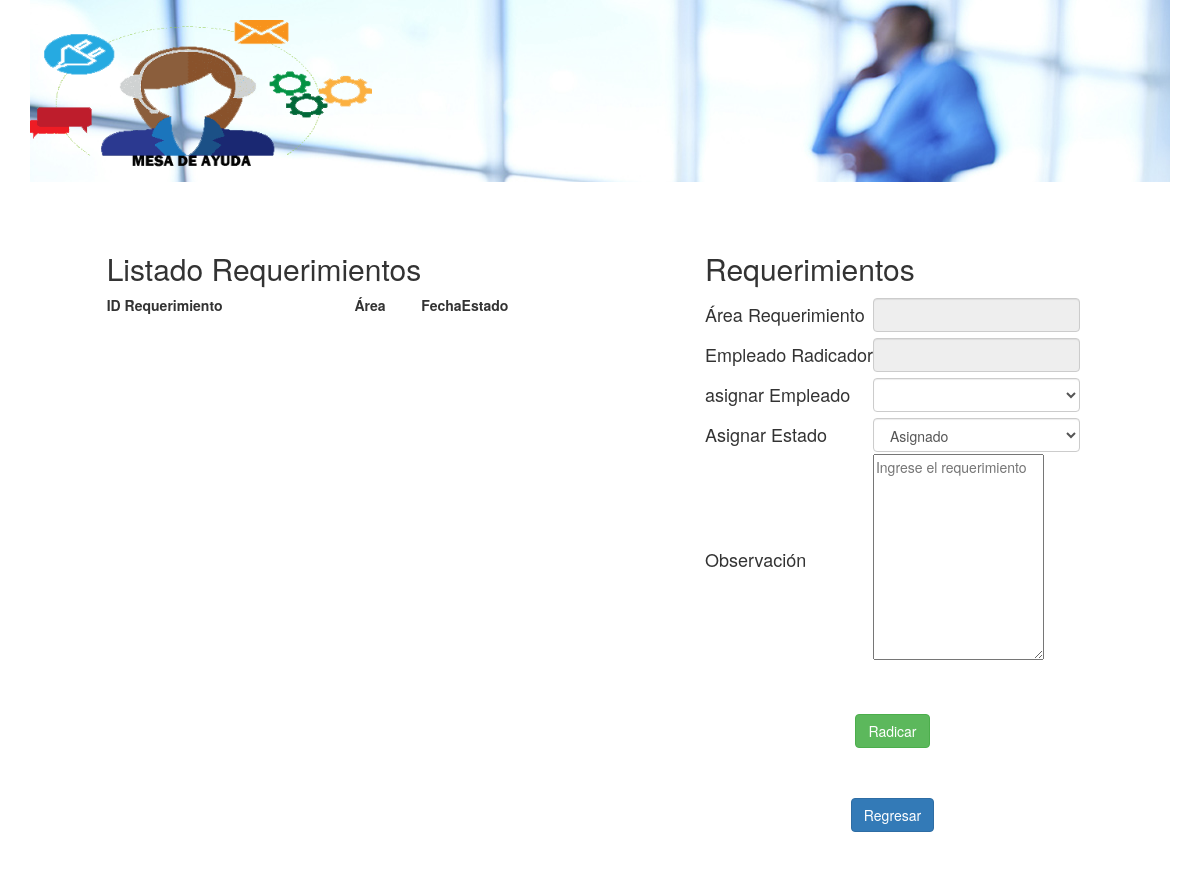
Page /vista/vistaAdminRequerimientos.php on the earlier database version.
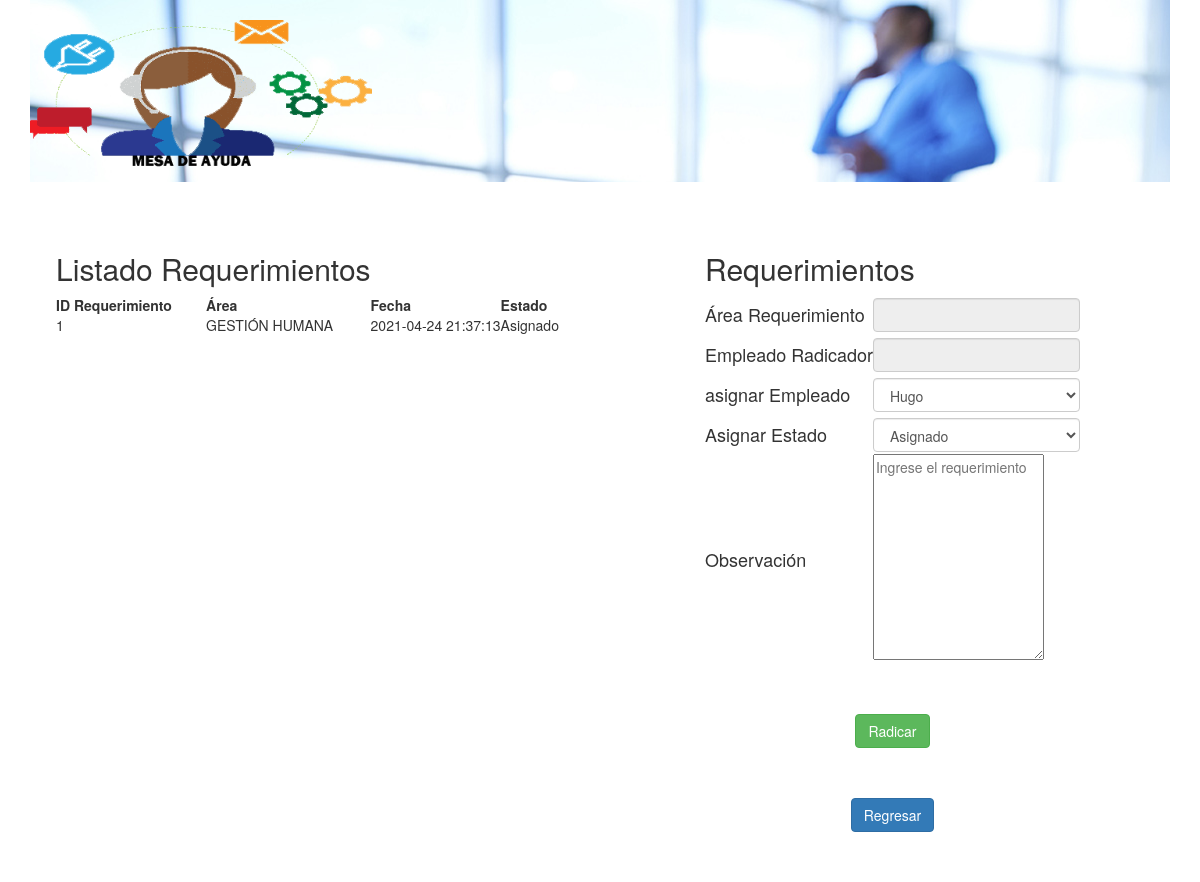
Same page on the later database version.
### tables this page shows
CREATE TABLE `detallereq` (
  `IDDETALLE` int(11) NOT NULL,
  `FECHA` datetime NOT NULL,
  `OBSERVACION` varchar(4000) NOT NULL,
  `FKREQ` int(11) NOT NULL,
  `FKESTADO` varchar(1) NOT NULL,
  `FKEMPLE` varchar(20) NOT NULL,
  `FKEMPLEASIGNADO` varchar(20) DEFAULT NULL,
  `RequeActivo` tinyint(1) NOT NULL
);

CREATE TABLE `area` (
  `IDAREA` varchar(10) NOT NULL,
  `NOMBRE` varchar(50) NOT NULL,
  `FKEMPLE` varchar(20) DEFAULT NULL
);

CREATE TABLE `estado` (
  `IDESTADO` varchar(1) NOT NULL,
  `NOMBRE` varchar(16) NOT NULL
);

### control/ControlInformes.php (called while the page is built, shortened)
<?php
class ControlInformes {
    function requerimientosActivos(){
        $objControlConexion = new ControlConexion();
        $objControlConexion->abrirBd("localhost", "root", "", "mesa_ayuda");
        $sql = "SELECT detallereq.IDDETALLE, detallereq.OBSERVACION ,detallereq.FKREQ,detallereq.FKESTADO,detallereq.FKEMPLE ,detallereq.FKEMPLEASIGNADO,detallereq.FECHA, area.IDAREA, area.NOMBRE as NOMBREAREA , estado.NOMBRE AS ESTADOREQUE , empleado.NOMBRE
        FROM detallereq
        INNER JOIN requerimiento
            ON requerimiento.IDREQ = detallereq.FKREQ
        INNER JOIN area
            ON requerimiento.FKAREA = area.IDAREA
        INNER JOIN estado
            ON detallereq.FKESTADO = estado.IDESTADO
            INNER JOIN empleado
            ON detallereq.FKEMPLE=empleado.IDEMPLEADO
        WHERE detallereq.RequeActivo =1
            ORDER BY detallereq.FECHA, estado.IDESTADO DESC";
        $recordSet = $objControlConexion->ejecutarSelect($sql);
        $matriz = array();
        $i = 0;
        while($row = $recordSet->fetch_assoc()){
            $idDetalle= $row['IDDETALLE'];
            $fecha= $row['FECHA'];
            $observacion= $row['OBSERVACION'];
            $fkReque= $row['FKREQ'];
            $fkEstado= $row['FKESTADO'];
            $fkEmple= $row['FKEMPLE'];
            $fkEmpleAsignado= $row['FKEMPLEASIGNADO'];
            $idArea= $row['IDAREA'];
	        $nombre= $row['NOMBREAREA'];
            $emple= $row['NOMBRE'];
            $estado=$row['ESTADOREQUE'];
            $objReque = new Informes($idDetalle, $fecha,$observacion,$fkReque,$fkEstado,$fkEmple,$fkEmpleAsignado,$idArea, $nombre,$emple,$estado);
            $matriz[$i] = $objReque;
            $i++;
            }
        return $matriz;
        }
}
?>

### control/ControlConexion.php (called while the page is built, shortened)
<?php
class ControlConexion
{
	var $conn;
	function __construct(){
		$this->conn=null;
	}
    function abrirBd($servidor, $usuario, $password, $db){
    	try	{
			$this->conn = new mysqli($servidor, $usuario, $password, $db);
      	}
      	catch (Exception $e){
          	echo "ERROR AL CONECTARSE AL SERVIDOR ".$e->getMessage()."\n";
      	}
    }
	function ejecutarSelect($sql) {
			try	{
				$recordSet=$this->conn->query($sql);
				}
			catch (Exception $e) {
					echo " ERROR: ". $e->getMessage()."\n";
			  }
		return $recordSet;
			}
}
?>

### modelo/Informes.php (called while the page is built, shortened)
<?php
Class Informes {
    var $fecha;
    var $fkReque;
	var $nombre;
	var $estado;
function __construct($idDetalle, $fecha,$observacion,$fkReque,$fkEstado,$fkEmple,$fkEmpleAsignado,$idArea, $nombre,$emple,$estado)
		{
			$this->fecha=$fecha;
            $this->fkReque=$fkReque;
			$this->nombre=$nombre;
			$this->estado=$estado;
		}
		function getestado(){
			return $this->estado;
		}
		function getNombre(){
			return $this->nombre;
		}
		function getfecha(){
			return $this->fecha;
		}
		function getfkReque(){
			return $this->fkReque;
		}
}
?>

### control/ControlEmpleados.php (called while the page is built, shortened)
<?php
class ControlEmpleados
{
		function comboBoxEmplea(){
			$objControlConexion = new ControlConexion();
			$objControlConexion->abrirBd("localhost", "root", "", "mesa_ayuda");
			$sql = "select * from empleado where EmpleActivo = '1'";
			$recordSet = $objControlConexion->ejecutarSelect($sql);
			$matriz = array();
			$i = 0;
			while($row = $recordSet->fetch_assoc()){
				$nombre = $row['NOMBRE'];
				$idEmpleado = $row['IDEMPLEADO'];
				$objArea = new Empleados($idEmpleado, $nombre, "", "", "","", "", "", "", "", "","");
				$matriz[$i] = $objArea;
				$i++;
				}
			return $matriz;
			}
}
?>

### modelo/Empleados.php (called while the page is built, shortened)
<?php
	class Empleados
	{
		var $idEmpleado;
		var $nombre;
		function __construct($idEmpleado, $nombre, $foto, $hojaVida, $telefono,$email, $direccion, $x, $y, $fkEmple_Jefe, $fkIdArea,$empleActivo)
		{
			$this->idEmpleado=$idEmpleado;
			$this->nombre=$nombre;
		}
		function getIdEmpleado(){
			return $this->idEmpleado;
		}
		function getNombre(){
			return $this->nombre;
		}
	}
?>

### vista/vistaAdminRequerimientos.php (the view, shortened to what this page needs)
<?php
	include '../control/ControlConexion.php';
	include '../modelo/Informes.php';
	include '../control/ControlInformes.php';
	include "../modelo/Empleados.php";
	include "../control/ControlEmpleados.php";
	$objinfo = new Informes("","","","","","","","","","","");
	$objControlInfo = new ControlInformes($objinfo);
	$matrizReque = $objControlInfo->requerimientosActivos();
	$objEmpleados = new Empleados("","","","","","","","","","","","");
	$objControlEmpleados = new ControlEmpleados($objEmpleados);
	$matrizEmple = $objControlEmpleados->comboBoxEmplea();
	?>
<!DOCTYPE html>
<html>
	<head>
		<link rel="stylesheet" type="text/css" href="../css/bootstrap.css">
		<link href="../css/estilos2.css" type="text/css" rel="stylesheet">
	</head>
	<body>
		<div class="container">
		<header class="cabecera-principal">
			<div id=contenedor-cabecera>
				<img id="logo" src="../img/logo.png" alt="Logo Responsive">
			</div>
		</header>
			<div class="row">
				<div class="col-6 col-md-6">
					<form method="POST">
					<table class="form-table"  style="margin: 50px auto;" id="table" >
						<thread class="thead-dark">
							<td colspan="2"><h2>Listado Requerimientos</h2></td>
						</thread>
							<tr>
								<th>ID Requerimiento</th>
								<th>Área</th>
								<th>Fecha</th>
								<th>Estado</th>
							</tr>
							<?php foreach ($matrizReque as $row){?>
								<tr>
							<td><?php echo $row->getfkReque() ?></td>
						    <td><?php echo $row->getNombre() ?></td>
						    <td><?php echo $row->getfecha() ?></td>
							<td><?php echo $row->getestado() ?></td>
							</tr>
							<?php } ?>
							</table>
					</form>
				</div>
				<div class="col-6 col-md-6">
					<form method="POST">
					<table class="form-table"  style="margin: 50px auto;" >
						<thread class="thead-dark">
							<td colspan="2"><h2>Requerimientos</h2></td>
						</thread>
							<tr>
								<td><h4>Área Requerimiento</h4></td>
								<td><input class="form-control" name="txtArea" id="txtArea" readonly>
							</td>
							</tr>
							<tr>
								<td><h4>Empleado Radicador</h4></td>
								<td><input class="form-control" type="text" id ="txtNombreEmple" name="txtNombreEmple" readonly/>
								</td>
							</tr>
							<tr>
								<td><h4>asignar Empleado</h4></td>
								<td><select class="form-control" name="txtIdEmpleadoAsignado">
				<?php
				foreach ($matrizEmple as $row){
					echo'
					<option value='.$row->getIdEmpleado().'>'.$row->getNombre().'</option>';
				}
				?>
							</tr>
							<tr>
								<td><h4>Asignar Estado</h4></td>
								<td><select class="form-control" name="txtEstado">
				<option value='2'>Asignado</option>
							</tr>
							<tr>
								<td><h4>Observación</td>
								<td><textarea name="txtRequerimiento" id="txtRequerimiento" placeholder="Ingrese el requerimiento" rows="10"></textarea>
								</td>
							</tr>
					</table>
							<table class="form-table" style="margin: 50px auto;">
							<tr>
								<td><input class="btn btn-success" align = "center" type="submit" name="btn" value="Radicar"/></td>
							</tr>
							</table>
							<table class="form-table" style="margin: 50px auto;">
								<tr>
								<td><a class="btn btn-primary" href="../index.php" role="button">Regresar</a></td>
								</tr>
							</table>
					</form>
				</div>
			</div>
		</div>
	</body>
</html>

### css/estilos2.css (style rules this page uses)
#contenedor-cabecera { background-image: url("../img/fondo_cabecera.jpg"); background-repeat: no-repeat; padding-top: 20px; }
.cabecera-principal #logo { width: 30%; display: block; padding-bottom: 10px; transition: width 2s; -o-transition: width 2s; -moz-transition: width 2s; -webkit-transition: width 2s; }
a { text-decoration: none; color: #781a26; }

### vista/vistaAdminRequerimientos.php (style rules this page uses)
table tr:not(:first-child) { cursor: pointer;transition: all .25s ease-in-out; }

Differences in the rows shown:
added detallereq: FKREQ "1", area.NOMBRE "GESTIÓN HUMANA", FECHA "2021-04-24 21:37:13", FKESTADO.NOMBRE "Asignado"
Other differences:
form field txtIdEmpleadoAsignado: (not shown) → "Hugo"
